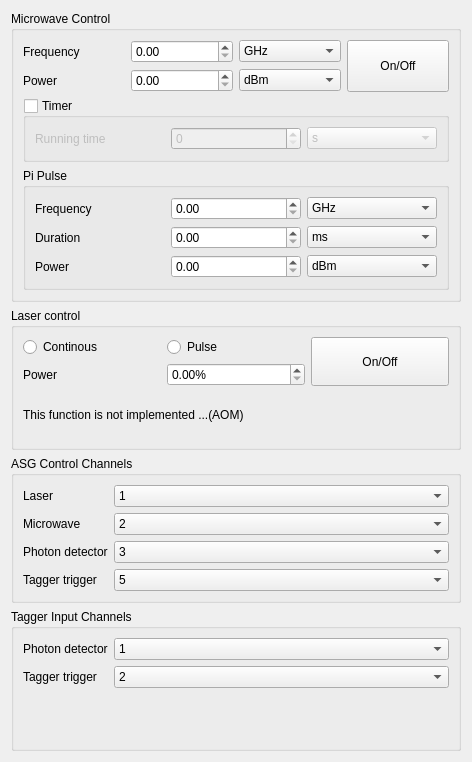
       <widget class="QWidget" name="pageGeneric">
        <property name="geometry">
         <rect>
          <x>0</x>
          <y>0</y>
          <width>472</width>
          <height>762</height>
         </rect>
        </property>
        <attribute name="label">
         <string>Generic Configuration</string>
        </attribute>
        <layout class="QGridLayout" name="gridLayout_12">
         <item row="0" column="0">
          <widget class="QGroupBox" name="groupBoxMicrowaveControl">
           <property name="title">
            <string>Microwave Control</string>
           </property>
           <layout class="QVBoxLayout" name="verticalLayout_7">
            <item>
             <layout class="QGridLayout" name="gridLayout_2">
              <item row="0" column="0">
               <widget class="QLabel" name="labelMicrowaveFrequency">
                <property name="text">
                 <string>Frequency</string>
                </property>
               </widget>
              </item>
              <item row="0" column="1">
               <widget class="QDoubleSpinBox" name="doubleSpinBoxMicrowaveFrequency"/>
              </item>
              <item row="0" column="2">
               <widget class="QComboBox" name="comboBoxMicrowaveFrequencyUnit">
                <item>
                 <property name="text">
                  <string>GHz</string>
                 </property>
                </item>
                <item>
                 <property name="text">
                  <string>MHz</string>
                 </property>
                </item>
                <item>
                 <property name="text">
                  <string>KHz</string>
                 </property>
                </item>
                <item>
                 <property name="text">
                  <string>Hz</string>
                 </property>
                </item>
               </widget>
              </item>
              <item row="0" column="3" rowspan="2">
               <widget class="QPushButton" name="pushButtonMicrowaveOnOff">
                <property name="sizePolicy">
                 <sizepolicy hsizetype="Minimum" vsizetype="Expanding">
                  <horstretch>0</horstretch>
                  <verstretch>0</verstretch>
                 </sizepolicy>
                </property>
                <property name="text">
                 <string>On/Off</string>
                </property>
                <property name="checkable">
                 <bool>true</bool>
                </property>
               </widget>
              </item>
              <item row="1" column="0">
               <widget class="QLabel" name="labelMicrowavePower">
                <property name="text">
                 <string>Power</string>
                </property>
               </widget>
              </item>
              <item row="1" column="1">
               <widget class="QDoubleSpinBox" name="doubleSpinBoxMicrowavePower"/>
              </item>
              <item row="1" column="2">
               <widget class="QComboBox" name="comboBoxMicrowavePowerUnit">
                <item>
                 <property name="text">
                  <string>dBm</string>
                 </property>
                </item>
                <item>
                 <property name="text">
                  <string>mW</string>
                 </property>
                </item>
               </widget>
              </item>
             </layout>
            </item>
            <item>
             <widget class="QGroupBox" name="groupBox_2">
              <property name="title">
               <string>Timer</string>
              </property>
              <property name="checkable">
               <bool>true</bool>
              </property>
              <property name="checked">
               <bool>false</bool>
              </property>
              <layout class="QHBoxLayout" name="horizontalLayout_4">
               <item>
                <widget class="QLabel" name="labelMicrowaveTimer">
                 <property name="text">
                  <string>Running time</string>
                 </property>
                </widget>
               </item>
               <item>
                <widget class="QSpinBox" name="spinBoxMicrowaveTimerTime"/>
               </item>
               <item>
                <widget class="QComboBox" name="comboBoxMicrowaveTimerTimeUnit">
                 <item>
                  <property name="text">
                   <string>s</string>
                  </property>
                 </item>
                 <item>
                  <property name="text">
                   <string>ms</string>
                  </property>
                 </item>
                 <item>
                  <property name="text">
                   <string>us</string>
                  </property>
                 </item>
                </widget>
               </item>
              </layout>
             </widget>
            </item>
            <item>
             <widget class="QGroupBox" name="groupBoxMicrowavePiPulse">
              <property name="title">
               <string>Pi Pulse</string>
              </property>
              <layout class="QVBoxLayout" name="verticalLayout_8">
               <item>
                <layout class="QHBoxLayout" name="horizontalLayout_5">
                 <item>
                  <widget class="QLabel" name="labelMicrowavePiPulsePiPulseFrequency">
                   <property name="text">
                    <string>Frequency</string>
                   </property>
                  </widget>
                 </item>
                 <item>
                  <widget class="QDoubleSpinBox" name="doubleSpinBoxMicrowavePiPulseFrequency"/>
                 </item>
                 <item>
                  <widget class="QComboBox" name="comboBoxMicrowavePiPulseFrequencyUnit">
                   <item>
                    <property name="text">
                     <string>GHz</string>
                    </property>
                   </item>
                   <item>
                    <property name="text">
                     <string>MHz</string>
                    </property>
                   </item>
                   <item>
                    <property name="text">
                     <string>KHz</string>
                    </property>
                   </item>
                   <item>
                    <property name="text">
                     <string>Hz</string>
                    </property>
                   </item>
                  </widget>
                 </item>
                </layout>
               </item>
               <item>
                <layout class="QHBoxLayout" name="horizontalLayout_20">
                 <item>
                  <widget class="QLabel" name="labelMicrowavePiPulseDuration">
                   <property name="text">
                    <string>Duration</string>
                   </property>
                  </widget>
                 </item>
                 <item>
                  <widget class="QDoubleSpinBox" name="doubleSpinBoxMicrowavePiPulseDuration"/>
                 </item>
                 <item>
                  <widget class="QComboBox" name="comboBoxMicrowavePiPulseDurationUnit">
                   <item>
                    <property name="text">
                     <string>ms</string>
                    </property>
                   </item>
                   <item>
                    <property name="text">
                     <string>us</string>
                    </property>
                   </item>
                   <item>
                    <property name="text">
                     <string>ns</string>
                    </property>
                   </item>
                  </widget>
                 </item>
                </layout>
               </item>
               <item>
                <layout class="QHBoxLayout" name="horizontalLayout_19">
                 <item>
                  <widget class="QLabel" name="labelMicrowavePiPulsePower">
                   <property name="text">
                    <string>Power</string>
                   </property>
                  </widget>
                 </item>
                 <item>
                  <widget class="QDoubleSpinBox" name="doubleSpinBoxMicrowavePiPulsePower"/>
                 </item>
                 <item>
                  <widget class="QComboBox" name="comboBoxMicrowavePiPulsePowerUnit">
                   <item>
                    <property name="text">
                     <string>dBm</string>
                    </property>
                   </item>
                   <item>
                    <property name="text">
                     <string>mW</string>
                    </property>
                   </item>
                  </widget>
                 </item>
                </layout>
               </item>
              </layout>
             </widget>
            </item>
           </layout>
          </widget>
         </item>
         <item row="1" column="0">
          <widget class="QGroupBox" name="groupBoxLaserControl">
           <property name="title">
            <string>Laser control</string>
           </property>
           <layout class="QVBoxLayout" name="verticalLayout_2">
            <item>
             <layout class="QGridLayout" name="gridLayout_7">
              <item row="0" column="0">
               <widget class="QRadioButton" name="radioButtonLaserCW">
                <property name="text">
                 <string>Continous</string>
                </property>
               </widget>
              </item>
              <item row="0" column="1">
               <widget class="QRadioButton" name="radioButtonLaserPulse">
                <property name="text">
                 <string>Pulse</string>
                </property>
               </widget>
              </item>
              <item row="0" column="2" rowspan="2">
               <widget class="QPushButton" name="pushButtonLaserOnOff">
                <property name="sizePolicy">
                 <sizepolicy hsizetype="Minimum" vsizetype="Expanding">
                  <horstretch>0</horstretch>
                  <verstretch>0</verstretch>
                 </sizepolicy>
                </property>
                <property name="text">
                 <string>On/Off</string>
                </property>
                <property name="checkable">
                 <bool>true</bool>
                </property>
               </widget>
              </item>
              <item row="1" column="0">
               <widget class="QLabel" name="labelLaserPower">
                <property name="text">
                 <string>Power</string>
                </property>
               </widget>
              </item>
              <item row="1" column="1">
               <widget class="QDoubleSpinBox" name="doubleSpinBoxLaserPower">
                <property name="suffix">
                 <string>%</string>
                </property>
               </widget>
              </item>
             </layout>
            </item>
            <item>
             <widget class="QLabel" name="label_2">
              <property name="text">
               <string>This function is not implemented ...(AOM)</string>
              </property>
             </widget>
            </item>
           </layout>
          </widget>
         </item>
         <item row="2" column="0">
          <widget class="QGroupBox" name="groupBoxASGChannels">
           <property name="title">
            <string>ASG Control Channels</string>
           </property>
           <layout class="QFormLayout" name="formLayout_2">
            <item row="0" column="0">
             <widget class="QLabel" name="labelHistType">
              <property name="text">
               <string>Laser</string>
              </property>
             </widget>
            </item>
            <item row="0" column="1">
             <widget class="QComboBox" name="comboBoxASGLaser">
              <item>
               <property name="text">
                <string>1</string>
               </property>
              </item>
              <item>
               <property name="text">
                <string>2</string>
               </property>
              </item>
              <item>
               <property name="text">
                <string>3</string>
               </property>
              </item>
              <item>
               <property name="text">
                <string>4</string>
               </property>
              </item>
              <item>
               <property name="text">
                <string>5</string>
               </property>
              </item>
              <item>
               <property name="text">
                <string>6</string>
               </property>
              </item>
              <item>
               <property name="text">
                <string>7</string>
               </property>
              </item>
              <item>
               <property name="text">
                <string>8</string>
               </property>
              </item>
             </widget>
            </item>
            <item row="1" column="0">
             <widget class="QLabel" name="labelSplit">
              <property name="text">
               <string>Microwave</string>
              </property>
             </widget>
            </item>
            <item row="1" column="1">
             <widget class="QComboBox" name="comboBoxASGMicrowave">
              <property name="currentText">
               <string>2</string>
              </property>
              <property name="currentIndex">
               <number>1</number>
              </property>
              <item>
               <property name="text">
                <string>1</string>
               </property>
              </item>
              <item>
               <property name="text">
                <string>2</string>
               </property>
              </item>
              <item>
               <property name="text">
                <string>3</string>
               </property>
              </item>
              <item>
               <property name="text">
                <string>4</string>
               </property>
              </item>
              <item>
               <property name="text">
                <string>5</string>
               </property>
              </item>
              <item>
               <property name="text">
                <string>6</string>
               </property>
              </item>
              <item>
               <property name="text">
                <string>7</string>
               </property>
              </item>
              <item>
               <property name="text">
                <string>8</string>
               </property>
              </item>
             </widget>
            </item>
            <item row="2" column="0">
             <widget class="QLabel" name="label_11">
              <property name="text">
               <string>Photon detector</string>
              </property>
             </widget>
            </item>
            <item row="2" column="1">
             <widget class="QComboBox" name="comboBoxASGAPD">
              <property name="currentIndex">
               <number>2</number>
              </property>
              <item>
               <property name="text">
                <string>1</string>
               </property>
              </item>
              <item>
               <property name="text">
                <string>2</string>
               </property>
              </item>
              <item>
               <property name="text">
                <string>3</string>
               </property>
              </item>
              <item>
               <property name="text">
                <string>4</string>
               </property>
              </item>
              <item>
               <property name="text">
                <string>5</string>
               </property>
              </item>
              <item>
               <property name="text">
                <string>6</string>
               </property>
              </item>
              <item>
               <property name="text">
                <string>7</string>
               </property>
              </item>
              <item>
               <property name="text">
                <string>8</string>
               </property>
              </item>
             </widget>
            </item>
            <item row="3" column="0">
             <widget class="QLabel" name="label_12">
              <property name="text">
               <string>Tagger trigger</string>
              </property>
             </widget>
            </item>
            <item row="3" column="1">
             <widget class="QComboBox" name="comboBoxASGTagger">
              <property name="currentIndex">
               <number>4</number>
              </property>
              <item>
               <property name="text">
                <string>1</string>
               </property>
              </item>
              <item>
               <property name="text">
                <string>2</string>
               </property>
              </item>
              <item>
               <property name="text">
                <string>3</string>
               </property>
              </item>
              <item>
               <property name="text">
                <string>4</string>
               </property>
              </item>
              <item>
               <property name="text">
                <string>5</string>
               </property>
              </item>
              <item>
               <property name="text">
                <string>6</string>
               </property>
              </item>
              <item>
               <property name="text">
                <string>7</string>
               </property>
              </item>
              <item>
               <property name="text">
                <string>8</string>
               </property>
              </item>
             </widget>
            </item>
           </layout>
          </widget>
         </item>
         <item row="3" column="0">
          <widget class="QGroupBox" name="groupBoxTaggerChannels">
           <property name="title">
            <string>Tagger Input Channels</string>
           </property>
           <layout class="QFormLayout" name="formLayout_3">
            <item row="0" column="0">
             <widget class="QLabel" name="label_14">
              <property name="text">
               <string>Photon detector</string>
              </property>
             </widget>
            </item>
            <item row="0" column="1">
             <widget class="QComboBox" name="comboBoxTaggerAPD">
              <item>
               <property name="text">
                <string>1</string>
               </property>
              </item>
              <item>
               <property name="text">
                <string>2</string>
               </property>
              </item>
              <item>
               <property name="text">
                <string>3</string>
               </property>
              </item>
              <item>
               <property name="text">
                <string>4</string>
               </property>
              </item>
              <item>
               <property name="text">
                <string>5</string>
               </property>
              </item>
              <item>
               <property name="text">
                <string>6</string>
               </property>
              </item>
              <item>
               <property name="text">
                <string>7</string>
               </property>
              </item>
              <item>
               <property name="text">
                <string>8</string>
               </property>
              </item>
             </widget>
            </item>
            <item row="1" column="0">
             <widget class="QLabel" name="label_15">
              <property name="text">
               <string>Tagger trigger</string>
              </property>
             </widget>
            </item>
            <item row="1" column="1">
             <widget class="QComboBox" name="comboBoxTaggerTrigger">
              <property name="currentText">
               <string>2</string>
              </property>
              <property name="currentIndex">
               <number>1</number>
              </property>
              <item>
               <property name="text">
                <string>1</string>
               </property>
              </item>
              <item>
               <property name="text">
                <string>2</string>
               </property>
              </item>
              <item>
               <property name="text">
                <string>3</string>
               </property>
              </item>
              <item>
               <property name="text">
                <string>4</string>
               </property>
              </item>
              <item>
               <property name="text">
                <string>5</string>
               </property>
              </item>
              <item>
               <property name="text">
                <string>6</string>
               </property>
              </item>
              <item>
               <property name="text">
                <string>7</string>
               </property>
              </item>
              <item>
               <property name="text">
                <string>8</string>
               </property>
              </item>
             </widget>
            </item>
           </layout>
          </widget>
         </item>
        </layout>
       </widget>
